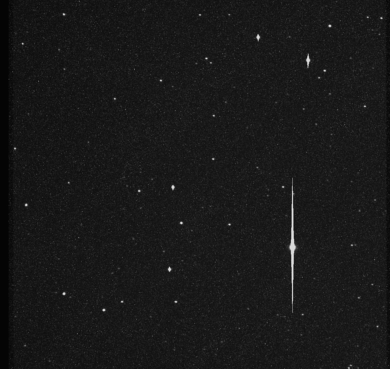
#> input picture images/NEOS_SCI_2024001001404.png, 390 x 369 px, found by its file name
$ python Feature_extraction.py
#> lines starting #> are read from the running program, lines starting #| are printed output that depends on the picture; after the words box and inside, x2 and y2 are one past the last pixel; in counts of white or black regions, pixels touching at a corner belong together
### threshold.py
import cv2
import os
import numpy as np
# [22 lines left out: function iterative_thresholding_folder, not called in this run]

def iterative_thresholding(img):
    """
    Apply iterative thresholding to the input image and return the thresholded image along with the guessed threshold.
    """
    # Initial guess for threshold
    threshold = 120

    # Loop until convergence
    while True:
        # Threshold the image using the current threshold
        _, thresholded_img = cv2.threshold(img, threshold, 255, cv2.THRESH_BINARY)

        # Calculate the mean pixel values for foreground and background
        foreground_mean = np.mean(img[thresholded_img == 255])
        background_mean = np.mean(img[thresholded_img == 0])

        # Update the threshold using Otsu's method
        new_threshold = (foreground_mean + background_mean) / 2

        # Check for convergence
        if abs(threshold - new_threshold) < 0.5:
            break

        # Update the threshold
        threshold = new_threshold

    return thresholded_img, threshold

### Feature_extraction.py
import cv2
import numpy as np
import matplotlib.pyplot as plt
import csv
from skimage import feature
from scipy.stats import norm
from threshold import iterative_thresholding  # Assuming you have defined this function

# Define the moment of inertia functions
def moment_of_inertia(xWidth, yHeight, xCG, yCG):
    Ixx = sum((y - yCG)**2 for y in yHeight)
    Iyy = sum((x - xCG)**2 for x in xWidth)
    Ixy = sum((x - xCG)*(y - yCG) for x, y in zip(xWidth, yHeight))
    return Ixx, Iyy, Ixy

def main_inertia(Ixx, Iyy, Ixy):
    Imain1 = 0.5 * (Ixx + Iyy + np.sqrt((Ixx - Iyy)**2 + 4*(Ixy)**2))
    Imain2 = 0.5 * (Ixx + Iyy - np.sqrt((Ixx - Iyy)**2 + 4*(Ixy)**2))
    final_inertia = Imain1 / Imain2
    return Imain1, Imain2, final_inertia

def process_image(image_path, csv_writer):
    # Load the image
    image = cv2.imread(image_path, cv2.IMREAD_GRAYSCALE)
#> image is the input picture: shape (369, 390); min 3, max 227, mean 24.6

    # Apply thresholding to create a binary image
    binary_image, optimal_threshold = iterative_thresholding(image)
#> the loop in iterative_thresholding, `while True:` made 8 passes
#> (foreground_mean, background_mean, new_threshold, threshold) on passes 1 to 7: (187.2, 24.24, 105.7, 105.7), (178.3, 24.21, 101.2, 101.2), (172.5, 24.19, 98.34, 98.34), (169.3, 24.18, 96.75, 96.75), (167, 24.17, 95.6, 95.6), (165.7, 24.17, 94.93, 94.93), (164.7, 24.17, 94.42, 94.42)
#> (foreground_mean, background_mean, new_threshold) on pass 8: (164.7, 24.17, 94.42)
#> pass 1, in iterative_thresholding, `_, thresholded_img = cv2.threshold(img, threshold, 255, cv2.THRESH_BIN..`:
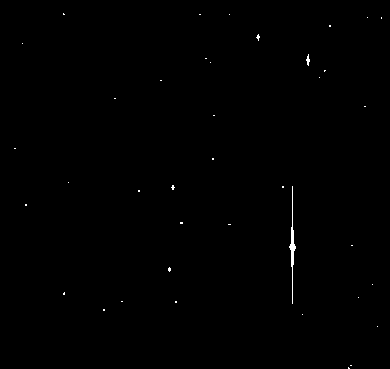
#> thresholded_img: shape (369, 390); 0.25% white in thin lines or dots
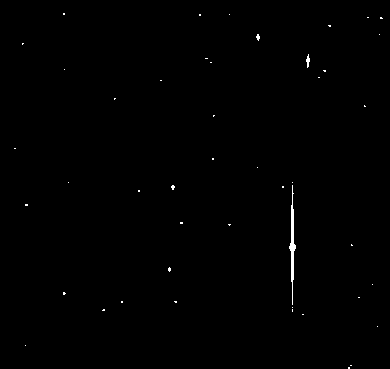
#> binary_image: shape (369, 390); 0.34% white; 46 white regions (44 under 20 px), largest, box (x1, y1, x2, y2) and area: (289, 185, 296, 305) 291, (306, 54, 310, 68) 32
#> optimal_threshold = 94.42

    # Perform connected component analysis to label blobs
    num_labels, labels, stats, centroids = cv2.connectedComponentsWithStats(binary_image)
#> labels: shape (369, 390) int32; 47 distinct labels, from 0 to 46
#> num_labels = 47; stats = 47 rows, first 6: [0, 0, 390, 369, 143421], [63, 13, 2, 2, 4], [199, 14, 2, 2, 4], [229, 14, 1, 1, 1], [367, 17, 2, 1, 2], [380, 17, 3, 2, 5]; centroids = 47 pairs, first value 14.5 to 380.8, second value 13.5 to 367.5

    # Create a copy of the original image for visualization
    image_with_blobs = cv2.cvtColor(image, cv2.COLOR_GRAY2BGR)

    # Set thresholds for standard deviation and area
    std_threshold = 30  # Adjust this threshold value as needed
    area_threshold = 500  # Adjust this threshold value as needed

    # Iterate over each detected blob (skip the first label, which is the background)
    for label in range(1, num_labels):
        # Extract bounding box coordinates
        x, y, w, h = stats[label][:4]  # Extract bounding box coordinates
        center_x, center_y = centroids[label]

        # Extract blob region from original image
        blob_mask = (labels == label).astype(np.uint8) * 255
        blob_pixels = image[blob_mask == 255]

        # Measure normal distribution parameters (mean, std deviation)
        mean_intensity = np.mean(blob_pixels)
        std_deviation = np.std(blob_pixels)

        # Fit a normal distribution to the blob's pixel intensities
        params = norm.fit(blob_pixels)
        mean_fit, std_deviation_fit = params

        # Determine the area of the blob
        area = stats[label][cv2.CC_STAT_AREA]

        # Calculate LBP features
        roi = image[y:min(y+h, image.shape[0]), x:min(x+w, image.shape[1])]
        lbp_features = feature.local_binary_pattern(roi, P=8, R=1, method='uniform')
        lbp_mean = np.mean(lbp_features)
        lbp_std = np.std(lbp_features)

        # Ensure xWidth and yHeight are iterable (lists)
        xWidth = list(range(w))
        yHeight = list(range(h))

        # Calculate moment of inertia
        Ixx, Iyy, Ixy = moment_of_inertia(xWidth, yHeight, center_x, center_y)
        Imain1, Imain2, final_inertia = main_inertia(Ixx, Iyy, Ixy)

        # Write results to CSV file
        csv_writer.writerow([label, mean_intensity, std_deviation, area, lbp_mean, lbp_std, Imain1, Imain2, final_inertia])

        # Determine the color of the blob based on std deviation and area
        if std_deviation >= std_threshold and area >= area_threshold:
            color = (0, 0, 255)  # Red for blobs with high std deviation and large area
        else:
            color = (0, 255, 0)  # Green otherwise

        # Draw bounding box or centroid of the blob on image_with_blobs
        cv2.rectangle(image_with_blobs, (x, y), (x + w, y + h), color, 2)  # Draw rectangle

        # Display area as text near the blob
        label_text = f"{label}"
        cv2.putText(image_with_blobs, label_text, (x, y - 1), cv2.FONT_HERSHEY_SIMPLEX, 0.5, color, 1, cv2.LINE_AA)
#> this loop made 46 passes
#> (x, y, w, h, center_x, center_y, mean_intensity, std_deviation) on pass 10: (306, 54, 4, 14, 307.6, 60.5, 170.7, 40.58)
#> (x, y, w, h, center_x, center_y, blob_pixels, mean_intensity) on pass 21: (212, 158, 2, 2, 212.5, 158.5, [129, 151, 127, 169], 144)
#> pass 1, in process_image, `blob_mask = (labels == label).astype(np.uint8) * 255`:
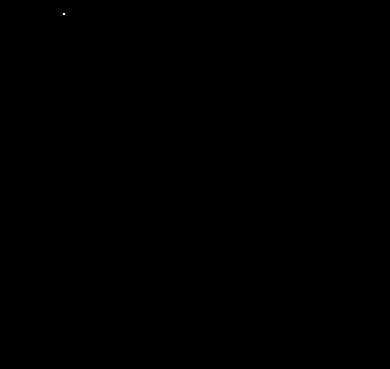
#> blob_mask: shape (369, 390); 0% white in thin lines or dots, all inside (x1, y1, x2, y2) = (63, 13, 65, 15)
#> after the loop:
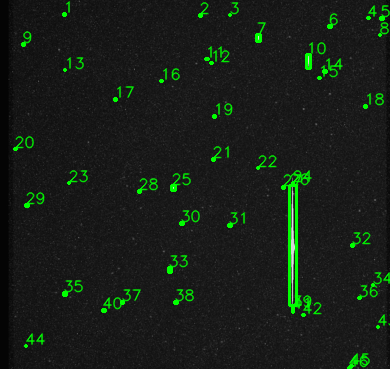
#> image_with_blobs: shape (369, 390, 3); 4.92% of pixels changed, all inside (x1, y1, x2, y2) = (13, 1, 390, 369)

    return image_with_blobs

# List of image paths to process
image_paths = [
    'E:\\finalGPbegad\\images\\NEOS_SCI_2024001001404.png',
    'E:\\finalGPbegad\\images\\NEOS_SCI_2024001000312.png',
    'E:\\finalGPbegad\\images\\NEOS_SCI_2024001000838.png',
    'E:\\finalGPbegad\\images\\NEOS_SCI_2024001001121.png',
    'E:\\finalGPbegad\\images\\NEOS_SCI_2024001000555.png'
    # Add more image paths as needed
]

# Open a CSV file for writing results
csv_filename = 'blob_analysis_results.csv'
with open(csv_filename, mode='w', newline='') as csvfile:
    csv_writer = csv.writer(csvfile)
    csv_writer.writerow(['Blob ID', 'Mean Intensity', 'Std Deviation', 'Area', 'LBP Mean', 'LBP Std', 'Imain1', 'Imain2', 'Final Inertia'])

    # Process each image
    for image_path in image_paths:
        print(f"Processing image: {image_path}")
        image_with_blobs = process_image(image_path, csv_writer)

        # Save and display the image with detected blobs
        image_with_blobs_filename = f'{image_path}_with_blobs.png'
        cv2.imwrite(image_with_blobs_filename, image_with_blobs)

        plt.figure(figsize=(10, 8))
        plt.imshow(cv2.cvtColor(image_with_blobs, cv2.COLOR_BGR2RGB))
        plt.title('Image with Detected Blobs')
        plt.axis('off')
        plt.show()
#> pass 2 of the loop `for image_path in image_paths:`:
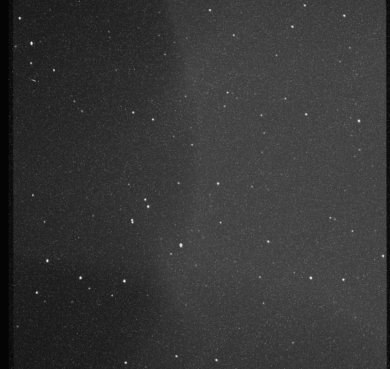
#> input picture images/NEOS_SCI_2024001000312.png, 390 x 369 px, found by its file name
#> in process_image, image is the input picture: shape (369, 390); min 3, max 233, mean 54.3
#> the loop in iterative_thresholding (call 2), `while True:` made 11 passes
#> pass 1, in iterative_thresholding (call 2), `_, thresholded_img = cv2.threshold(img, threshold, 255, cv2.THRESH_BIN..`:
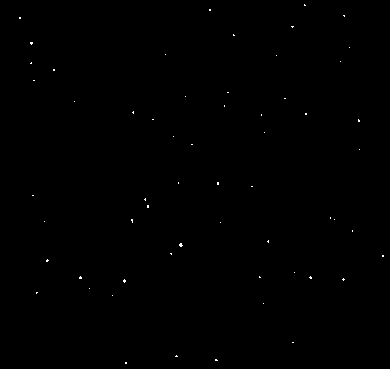
#> thresholded_img: shape (369, 390); 0.13% white in thin lines or dots
#> binary_image: shape (369, 390); 0.34% white in thin lines or dots
#> labels: shape (369, 390) int32; 181 distinct labels, from 0 to 180
#> after the loop in process_image (call 2), `for label in range(1, num_labels):`:
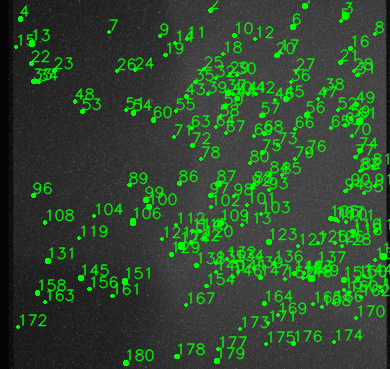
#> image_with_blobs: shape (369, 390, 3); 19.32% of pixels changed, all inside (x1, y1, x2, y2) = (14, 0, 390, 366)
#> pass 3 of the loop `for image_path in image_paths:`:
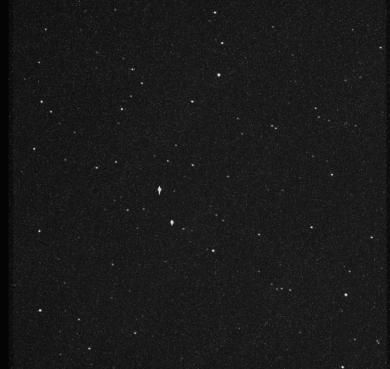
#> input picture images/NEOS_SCI_2024001000838.png, 390 x 369 px, found by its file name
#> in process_image, image is the input picture: shape (369, 390); min 3, max 225, mean 25.4
#> the loop in iterative_thresholding (call 3), `while True:` made 6 passes
#> pass 1, in iterative_thresholding (call 3), `_, thresholded_img = cv2.threshold(img, threshold, 255, cv2.THRESH_BIN..`:
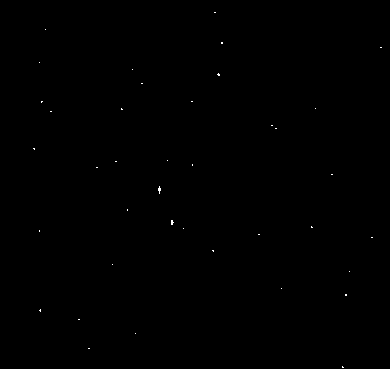
#> thresholded_img: shape (369, 390); 0.07% white in thin lines or dots, all inside (x1, y1, x2, y2) = (33, 12, 382, 368)
#> binary_image: shape (369, 390); 0.18% white in thin lines or dots
#> labels: shape (369, 390) int32; 84 distinct labels, from 0 to 83
#> after the loop in process_image (call 3), `for label in range(1, num_labels):`:
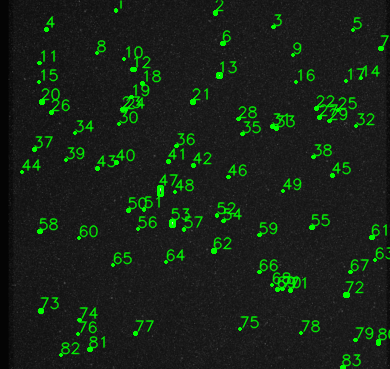
#> image_with_blobs: shape (369, 390, 3); 8.65% of pixels changed, all inside (x1, y1, x2, y2) = (20, 0, 390, 369)
#> the loop made 5 passes; the first 3 are shown

print(f"Results saved to {csv_filename}")
